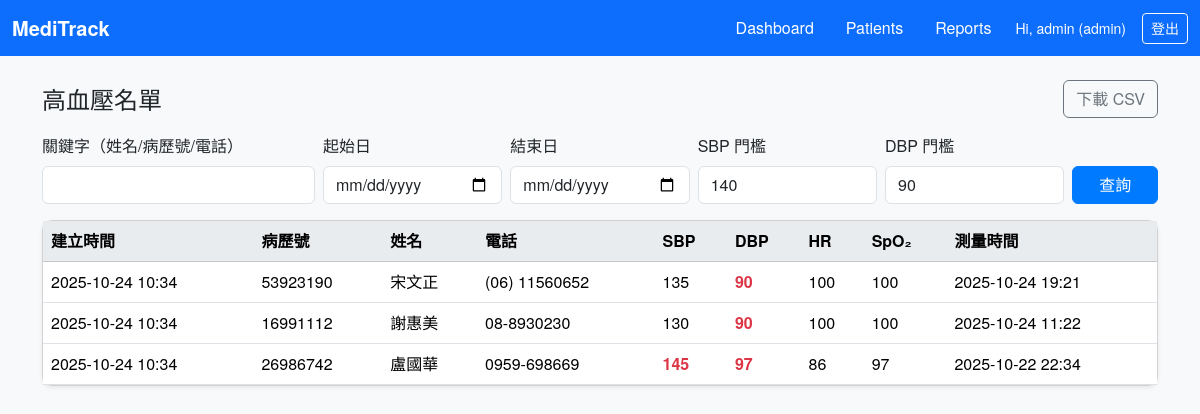
Screenshot of /reports/hypertension (signed in) with the database file from the repository.
### app/models.py (models this page shows, shortened)
class User(UserMixin, db.Model):
    id = db.Column(db.Integer, primary_key=True)
    username = db.Column(db.String(64), unique=True, index=True, nullable=False)
    password_hash = db.Column(db.String(255), nullable=False)
    role = db.Column(db.String(20), default="clinician")  # 'admin' or 'clinician'
    created_at = db.Column(db.DateTime, default=datetime.utcnow)

class Patient(db.Model):
    id = db.Column(db.Integer, primary_key=True)
    mrn = db.Column(db.String(32), unique=True, index=True)  # 病歷號(可選)
    name = db.Column(db.String(80), nullable=False)
    gender = db.Column(db.String(10))  # 'M'/'F'/'Other'
    dob = db.Column(db.Date)
    phone = db.Column(db.String(30))
    email = db.Column(db.String(120))
    address = db.Column(db.String(255))
    medical_history = db.Column(db.Text)  # 病史摘要
    note = db.Column(db.Text)             # 備註
    created_at = db.Column(db.DateTime, default=datetime.utcnow)

### app/routes.py (the view)
@reports_bp.route("/hypertension")
@login_required
def report_hypertension():
    q = request.args.get("q", "").strip()
    start = request.args.get("start")
    end = request.args.get("end")
    min_sys = request.args.get("min_sys", type=int) or BP_SYS_HIGH
    min_dia = request.args.get("min_dia", type=int) or BP_DIA_HIGH
    sub = (
        db.session.query(
            VitalSign.patient_id,
            func.max(VitalSign.recorded_at).label("max_time")
        ).group_by(VitalSign.patient_id).subquery()
    )
    latest = (
        db.session.query(VitalSign)
        .join(sub, and_(
            VitalSign.patient_id == sub.c.patient_id,
            VitalSign.recorded_at == sub.c.max_time
        )).subquery()
    )
    query = (
        db.session.query(Patient, latest.c.systolic, latest.c.diastolic, latest.c.heart_rate,
                         latest.c.spo2, latest.c.recorded_at)
        .join(latest, latest.c.patient_id == Patient.id)
        .filter(or_(latest.c.systolic >= min_sys, latest.c.diastolic >= min_dia))
    )
    if q:
        like = f"%{q}%"
        query = query.filter(or_(Patient.name.ilike(
            like), Patient.mrn.ilike(like), Patient.phone.ilike(like)))
    def to_dt(s):
        try:
            return datetime.strptime(s, "%Y-%m-%d")
        except Exception:
            return None
    if start and to_dt(start):
        query = query.filter(latest.c.recorded_at >= to_dt(start))
    if end and to_dt(end):
        query = query.filter(latest.c.recorded_at < to_dt(
            end).replace(hour=23, minute=59, second=59))
    rows = query.order_by(latest.c.recorded_at.desc()).all()
    return render_template(
        "report_hypertension.html",
        rows=rows, q=q, start=start or "", end=end or "", min_sys=min_sys, min_dia=min_dia
    )

### app/models.py (called while the page is built)
@login_manager.user_loader
def load_user(user_id):
    return User.query.get(int(user_id))

### app/templates/report_hypertension.html
{% extends "layout.html" %}
{% block content %}
<div class="d-flex align-items-center mb-3">
  <h2 class="h4 mb-0 me-auto">高血壓名單</h2>
  <a class="btn btn-outline-secondary"
     href="{{ url_for('reports.report_hypertension_csv', q=q, start=start, end=end, min_sys=min_sys, min_dia=min_dia) }}">
    下載 CSV
  </a>
</div>
<form class="row g-2 align-items-end mb-3" method="get">
  <div class="col-md-3">
    <label class="form-label">關鍵字（姓名/病歷號/電話）</label>
    <input class="form-control" name="q" value="{{ q }}">
  </div>
  <div class="col-md-2">
    <label class="form-label">起始日</label>
    <input type="date" class="form-control" name="start" value="{{ start }}">
  </div>
  <div class="col-md-2">
    <label class="form-label">結束日</label>
    <input type="date" class="form-control" name="end" value="{{ end }}">
  </div>
  <div class="col-md-2">
    <label class="form-label">SBP 門檻</label>
    <input class="form-control" type="number" name="min_sys" value="{{ min_sys }}">
  </div>
  <div class="col-md-2">
    <label class="form-label">DBP 門檻</label>
    <input class="form-control" type="number" name="min_dia" value="{{ min_dia }}">
  </div>
  <div class="col-md-1 d-grid">
    <button class="btn btn-primary" type="submit">查詢</button>
  </div>
</form>
<div class="card shadow-sm">
  <div class="table-responsive">
    <table class="table table-hover mb-0">
      <thead class="table-light">
        <tr>
          <th>建立時間</th>
          <th>病歷號</th>
          <th>姓名</th>
          <th>電話</th>
          <th>SBP</th>
          <th>DBP</th>
          <th>HR</th>
          <th>SpO₂</th>
          <th>測量時間</th>
        </tr>
      </thead>
      <tbody>
      {% for p, sbp, dbp, hr, sp, t in rows %}
        <tr>
          <td>{{ p.created_at.strftime('%Y-%m-%d %H:%M') }}</td>
          <td>{{ p.mrn or '—' }}</td>
          <td>{{ p.name }}</td>
          <td>{{ p.phone or '—' }}</td>
          <td class="{{ 'text-danger fw-bold' if sbp and sbp >= min_sys }}">{{ sbp or '—' }}</td>
          <td class="{{ 'text-danger fw-bold' if dbp and dbp >= min_dia }}">{{ dbp or '—' }}</td>
          <td>{{ hr or '—' }}</td>
          <td>{{ sp or '—' }}</td>
          <td>{{ t.strftime('%Y-%m-%d %H:%M') if t else '—' }}</td>
        </tr>
      {% else %}
        <tr><td colspan="9" class="text-center text-muted">沒有符合條件的資料</td></tr>
      {% endfor %}
      </tbody>
    </table>
  </div>
</div>
{% endblock %}

### app/templates/layout.html (shortened to what this page needs)
<!doctype html>
<html lang="zh-Hant">
<head>
  <link href="https://cdn.jsdelivr.net/npm/bootstrap@5.3.3/dist/css/bootstrap.min.css" rel="stylesheet">
  <link rel="stylesheet" href="{{ url_for('static', filename='style.css') }}">
</head>
<body class="bg-light">
  <nav class="navbar navbar-expand-lg navbar-dark bg-primary">
    <div class="container-fluid">
      <a class="navbar-brand fw-bold" href="{{ url_for('core.dashboard') }}">MediTrack</a>
      <div class="collapse navbar-collapse">
        <div class="navbar-nav ms-auto d-flex align-items-center gap-3">
          {% if current_user.is_authenticated %}
            <a class="nav-link text-white" href="{{ url_for('core.dashboard') }}">Dashboard</a>
            <a class="nav-link text-white" href="{{ url_for('patient.list_patients') }}">Patients</a>
            <a class="nav-link text-white" href="{{ url_for('reports.reports_index') }}">Reports</a>
            <span class="navbar-text text-white small">
              Hi, {{ current_user.username }} ({{ current_user.role }})
            </span>
            <a class="btn btn-outline-light btn-sm" href="{{ url_for('auth.logout') }}">登出</a>
          {% endif %}
        </div>
      </div>
    </div>
  </nav>
  <main class="container py-4">
    {% block content %}{% endblock %}
  </main>
</body>
</html>

### app/static/style.css (style rules this page uses)
body { background-color: #f8f9fa; font-family: "Noto Sans TC", "Helvetica Neue", Arial, sans-serif; color: #212529; }
.card { border-radius: 10px; box-shadow: 0 1px 3px rgba(0,0,0,0.08); }
.table th { background-color: #e9ecef; font-weight: 600; }
.btn-primary { background-color: #007bff; border-color: #007bff; }
h2, h3, h4 { font-weight: 600; color: #004085; }

### rows the page displays
User: username "admin", role "admin"
Patient: created_at "2025-10-24 10:34", mrn "53923190", name "宋文正", phone "(06) 11560652", sbp "135", dbp "90", hr "100", sp "100", t "2025-10-24 19:21"
Patient: created_at "2025-10-24 10:34", mrn "16991112", name "謝惠美", phone "08-8930230", sbp "130", dbp "90", hr "100", sp "100", t "2025-10-24 11:22"
Patient: created_at "2025-10-24 10:34", mrn "26986742", name "盧國華", phone "0959-698669", sbp "145", dbp "97", hr "86", sp "97", t "2025-10-22 22:34"
